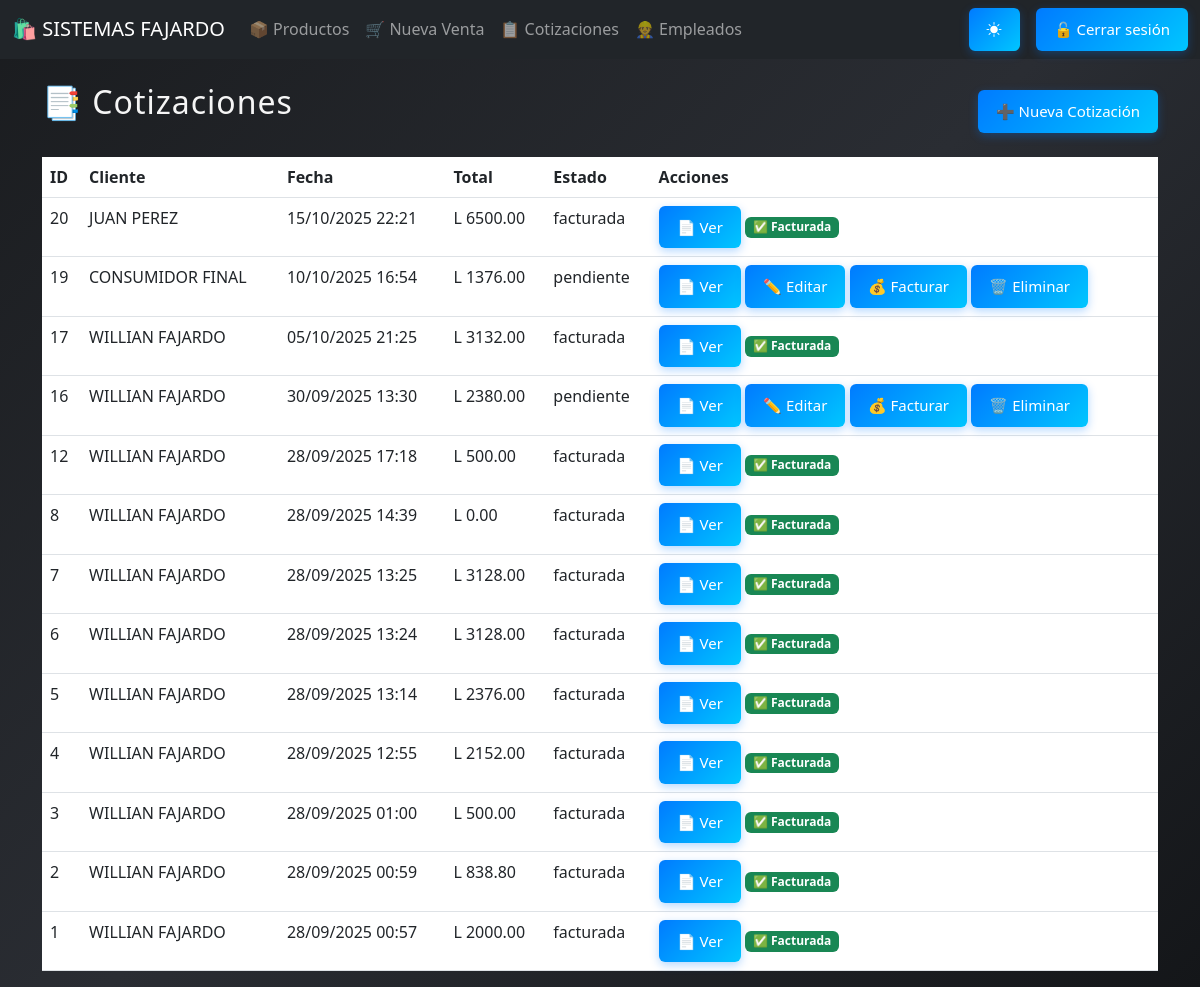
Page /cotizaciones/ (signed in) on the earlier database version.
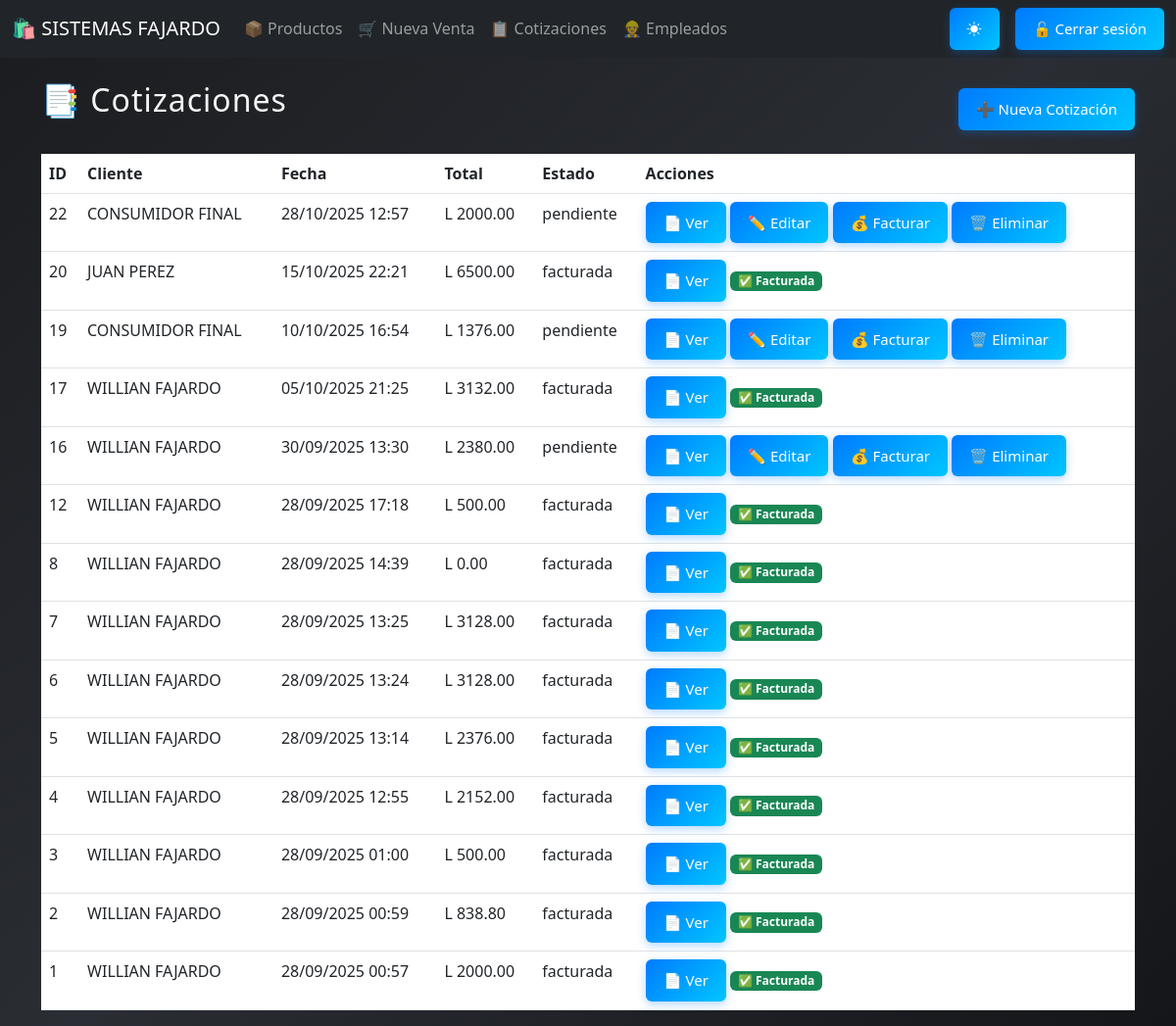
Same page on the later database version.
### core/models.py (models this page shows, shortened)
class Cotizacion(models.Model):
    cliente = models.ForeignKey('Cliente', on_delete=models.CASCADE)
    fecha = models.DateTimeField(auto_now_add=True)
    total = models.DecimalField(max_digits=10, decimal_places=2, default=0)
    estado = models.CharField(max_length=20, default="pendiente")  # pendiente, facturada

class Cliente(models.Model):
    nombre    = models.CharField(max_length=100)
    direccion = models.CharField(max_length=200, blank=True)
    telefono  = models.CharField(max_length=20, blank=True)
    correo    = models.EmailField(blank=True)

### core/views.py (the view)
# urls.py: path('cotizaciones/', views.lista_cotizaciones, name='lista_cotizaciones'),
@login_required
@permission_required('core.view_cotizacion', raise_exception=True)
def lista_cotizaciones(request):
    cotizaciones = Cotizacion.objects.all().order_by('-fecha')
    return render(request, 'cotizaciones/lista_cotizaciones.html', {'cotizaciones': cotizaciones})

### core/templates/cotizaciones/lista_cotizaciones.html (shortened to what this page needs)
{% extends 'base.html' %}
{% block content %}
<div class="d-flex justify-content-between align-items-center mb-3">
  <h2>📑 Cotizaciones</h2>
  <a href="{% url 'crear_cotizacion' %}" class="btn btn-primary">➕ Nueva Cotización</a>
</div>
<table class="table">
  <thead>
    <tr>
      <th>ID</th>
      <th>Cliente</th>
      <th>Fecha</th>
      <th>Total</th>
      <th>Estado</th>
      <th>Acciones</th>
    </tr>
  </thead>
  <tbody>
    {% for c in cotizaciones %}
      <tr>
        <td>{{ c.id }}</td>
        <td>{{ c.cliente.nombre }}</td>
        <td>{{ c.fecha|date:"d/m/Y H:i" }}</td>
        <td>L {{ c.total }}</td>
        <td>{{ c.estado }}</td>
        <td>
          <a href="{% url 'detalle_cotizacion' c.id %}" class="btn btn-info btn-sm">📄 Ver</a>
          {% if c.estado == "pendiente" %}
          <a href="{% url 'editar_cotizacion' c.id %}" class="btn btn-warning btn-sm">✏️ Editar</a>
          <a href="{% url 'facturar_cotizacion' c.id %}" class="btn btn-success btn-sm">💰 Facturar</a>
          {% if perms.core.delete_cotizacion %}
          <a href="{% url 'eliminar_cotizacion' c.id %}" class="btn btn-danger btn-sm"
          onclick="return confirm('⚠️ ¿Seguro que deseas eliminar esta cotización?');">🗑️ Eliminar</a>
          {% endif %}
          {% else %}
            <span class="badge bg-success">✅ Facturada</span>
          {% endif %}
        </td>
      </tr>
    {% empty %}
      <tr>
        <td colspan="6" class="text-center">No hay cotizaciones registradas.</td>
      </tr>
    {% endfor %}
  </tbody>
</table>
{% endblock %}

Differences in the rows shown:
added Cotizacion: id "22", cliente.nombre "CONSUMIDOR FINAL", fecha "28/10/2025 12:57", total "2000.00", estado "pendiente", shows "✏️ Editar", shows "🗑️ Eliminar"
